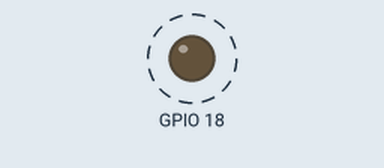
Simulated run of this program. Board: Raspberry Pi (BCM pin numbers). Parts: output pins drawn as LEDs (lit = HIGH). Dashed ring = blinking.

Above: at 0.2 s.
Timing chart, 0 to 3.0 s (numbered marks = the images above):
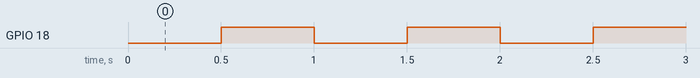

Measured:
- by itself, GPIO 18: alternates HIGH for 0.50 s and LOW for 0.50 s

The program:

led_test.py
```python
from RPi import GPIO
from time import sleep

GPIO.setmode(GPIO.BCM)

GPIO.setup(18, GPIO.OUT)

if __name__ == "__main__":
    try:
        while 1:
            GPIO.output(18,0)

            sleep(0.5)

            GPIO.output(18,1)

            sleep(0.5)

    except KeyboardInterrupt:

        GPIO.cleanup()
```
